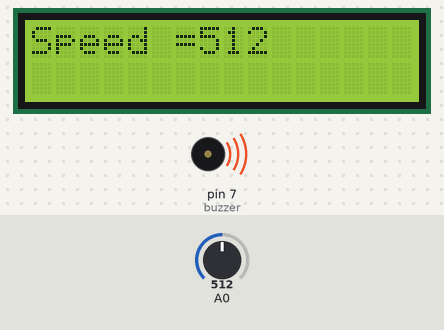
The sketch below on a simulated Arduino Uno, built with avr-gcc and run on an emulated ATmega328P. Shown: 16×2 character LCD, buzzer (waves = sounding, pin HIGH). The inputs (shaded band) are chosen by the test bench; at power-on: A0 = 512. What the sketch prints to the serial monitor is not drawn.

Above: at 1.2 s.
1.3 s: A0 set to 313
At 3.2 s:
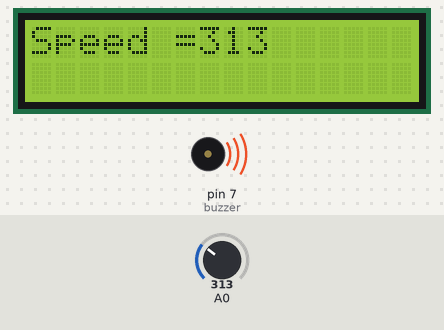
3.5 s: A0 set to 289
At 5.2 s:
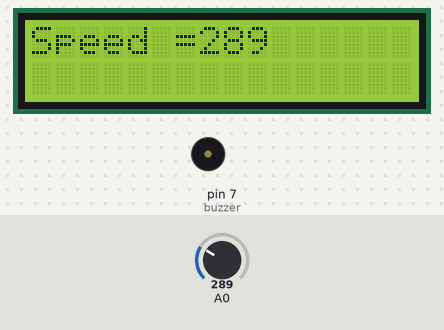
5.5 s: A0 set to 106
At 7.3 s:
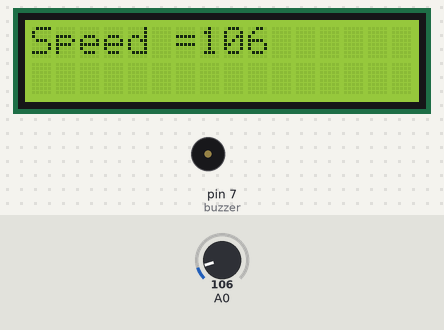
7.6 s: A0 set to 89
At 9.3 s:
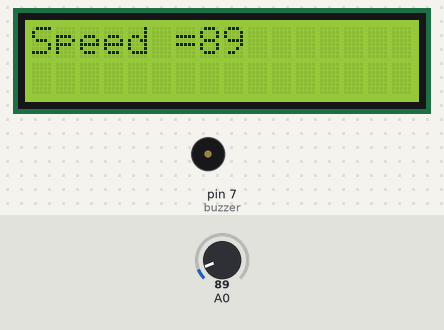
9.6 s: A0 set to 11
At 11.3 s:
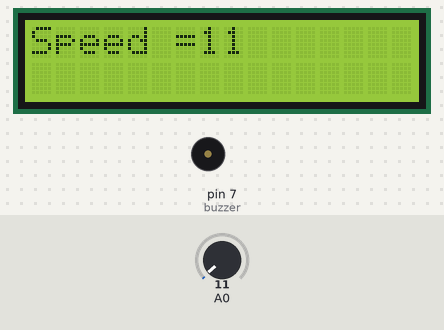
11.6 s: A0 set to 8
At 13.6 s:
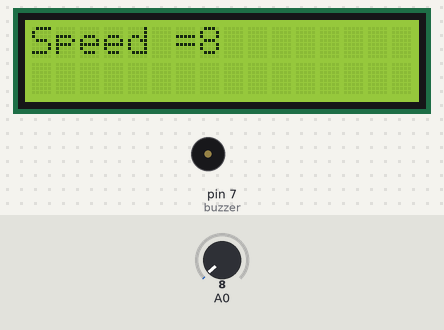
Timing chart, 0 to 14.6 s (numbered marks = the images above; inputs shaded):
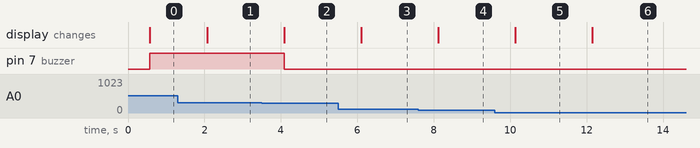

The sketch:

lcd_Potentiometer_Buzzer.ino
```cpp
#include <LiquidCrystal.h>
int buzzer = 7;

const int rs = 12, en = 11, d4 = 5, d5 = 4, d6 = 3, d7 = 2;
LiquidCrystal lcd(rs, en, d4, d5, d6, d7);

void setup() {
  // put your setup code here, to run once:
Serial.begin(9600);
lcd.begin(16, 2);
pinMode(buzzer, OUTPUT);
}

void loop() {
  // put your main code here, to run repeatedly:
int sensorValue = analogRead(A0);
delay(500);
Serial.println(sensorValue);
lcd.print("Speed =");
lcd.print(sensorValue);
lcd.println("            ");
lcd.setCursor(0,0);
if (sensorValue > 300)
{
  digitalWrite(buzzer, HIGH);
}
else if (sensorValue < 300)
{
  digitalWrite(buzzer, LOW);
}
}
```

Measured:
- the behaviour switches between 300 and 299 on A0 (found by bisection; images 1 and 2)
- the behaviour switches between 100 and 99 on A0 (found by bisection; images 3 and 4)
- the behaviour switches between 10 and 9 on A0 (found by bisection; images 5 and 6)
- after the input at 1.3 s, the display: changes after 0.78 s (image 1)
- after the input at 3.5 s, pin 7 (buzzer): HIGH → LOW after 0.59 s; the display: changes after 0.59 s (image 2)
- after the input at 5.5 s, the display: changes after 0.61 s (image 3)
- after the input at 7.6 s, the display: changes after 0.52 s (image 4)
- after the input at 9.6 s, the display: changes after 0.54 s (image 5)
- after the input at 11.6 s, the display: changes after 0.55 s (image 6)
